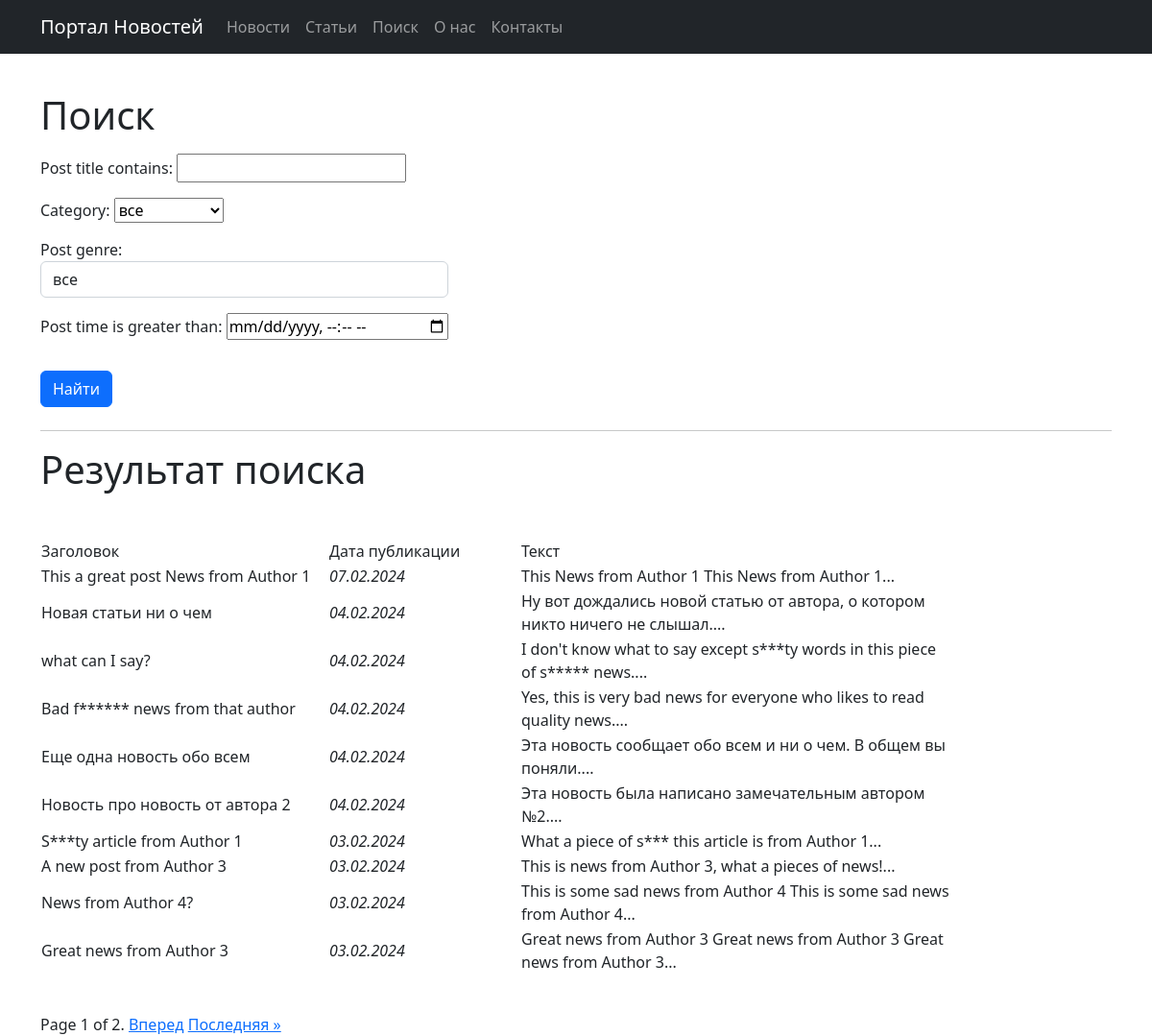
The app's page /search/ with its own data.
### news/models.py (models this page shows, shortened)
class Post(models.Model):
    article = 'AR'
    news = 'NW'
    POST_GENRE = [
        (article, 'Статья'),
        (news, 'Новость')
    ]
    author = models.ForeignKey(Author, on_delete=models.CASCADE)
    post_genre = models.CharField(max_length=2, choices=POST_GENRE)
    post_title = models.CharField(max_length=128)
    post_text = models.TextField()
    post_rating = models.IntegerField(default=0)
    post_time = models.DateTimeField(auto_now_add=True)
    category = models.ManyToManyField(Category, through='PostCategory')
    def preview(self):
        words = self.post_text.split()
        preview_text = ' '.join(words[:20])
        return f"{preview_text}..."

### news/views.py (the view)
# urls.py: path('search/', PostSearch.as_view(), name='post_search'),
class PostSearch(ListView):
    model = Post
    ordering = '-post_time'
    template_name = 'search.html'
    context_object_name = 'posts'
    paginate_by = 10
    def get_queryset(self):
        queryset = super().get_queryset()
        self.filterset = PostFilter(self.request.GET, queryset)
        return self.filterset.qs
    def get_context_data(self, **kwargs):
        context = super().get_context_data(**kwargs)
        context['time_now'] = datetime.utcnow()
        context['filterset'] = self.filterset
        return context

### news/models.py (called while the page is built)
    def __str__(self):
        return self.name

### news/templatetags/custom_filters.py (called while the page is built)
@register.filter
def format_time(value, format_string='d.m.Y'):
    return date(value, format_string)

@register.filter()
def censor(value):
    censored_value = value
    for word in censored_words:
        if len(word) > 1:
            replacement = word[0] + '*' * (len(word) - 1)
            censored_value = censored_value.replace(word.lower(), replacement.lower(), 1)
            censored_value = censored_value.replace(word.capitalize(), replacement.capitalize(), 1)
            censored_value = censored_value.replace(word.upper(), replacement.upper(), 1)
    return censored_value

### templates/search.html (shortened to what this page needs)
{% extends 'flatpages/default.html' %}
{% load custom_filters %}!
{% load custom_tags %}
{% block content %}
<p>&nbsp</p>
    <h1>Поиск</h1>
    <div class="centered-form">
        <form action="" method="get" class="left-align">
            {{ filterset.form.as_p }}
            <input type="submit" class="mt-3 btn btn-primary" value="Найти"/>
        </form>
    </div>
<hr>
   <h1>Результат поиска</h1>
<p>&nbsp</p>
   {% if posts %}
       <table>
           <tr>
               <td style="width:300px; text-align:left;">Заголовок</td>
               <td style="width:200px; text-align:left;">Дата публикации</td>
               <td style="width:450px; text-align:left;">Текст</td>
           </tr>
           {% for post in posts %}
           <tr>
               <td>{{ post.post_title|censor }}</td>
               <td><em>{{ post.post_time|format_time }}</em></td>
               <td>{{ post.preview|censor }}</td>
           </tr>
           {% endfor %}
       </table>
   {% else %}
       <h2>Новостей нет!</h2>
   {% endif %}
<p>&nbsp</p>
<div class="pagination">
    <span class="step-links">
        <span class="current">
            Page {{ page_obj.number }} of {{ page_obj.paginator.num_pages }}.
        </span>
        {% if page_obj.has_next %}
            <a href="?page={{ page_obj.next_page_number }}">Вперед</a>
            <a href="?page={{ page_obj.paginator.num_pages }}">Последняя &raquo;</a>
        {% endif %}
    </span>
</div>
{% endblock content %}

### templates/flatpages/default.html (shortened to what this page needs)
<!DOCTYPE html>
<html lang="en">
    <head>
        {% load static %}
        <link href="{% static 'css/styles.css' %}" rel="stylesheet" />
    </head>
    <body>
        <nav class="navbar navbar-expand-lg navbar-dark bg-dark static-top">
           <div class="container">
               <a class="navbar-brand">Портал Новостей</a>
               <div class="collapse navbar-collapse" id="navbarResponsive">
                   <ul class="navbar-nav ml-auto">
                       <li class="nav-item active">
                           <a class="nav-link" href="/news/">Новости</a>
                       </li>
                       <li class="nav-item active">
                           <a class="nav-link" href="/articles/">Статьи</a>
                       </li>
                       <li class="nav-item active">
                           <a class="nav-link" href="/search/">Поиск</a>
                       </li>
                       <li class="nav-item">
                           <a class="nav-link" href="/about/">О нас</a>
                       </li>
                       <li class="nav-item">
                           <a class="nav-link" href="/contact/">Контакты</a>
                       </li>
                   </ul>
               </div>
           </div>
        </nav>
        <div class="container">
            <div class="row">
                <div class="col-lg-12 text-left">
           {% block content %}{% endblock content %}
       </div>
   </div>
</div>
    </body>
</html>

### templates/search.html (style rules this page uses)
.centered-form { display: flex; align-items: center; height: 35vh; }
.left-align { text-align: left; }

### records on screen
Post: post_title|censor "This a great post News from Author 1", post_time "07.02.2024", preview|censor "This News from Author 1 This News from Author 1..."
Post: post_title|censor "Новая статьи ни о чем", post_time "04.02.2024", preview|censor "Ну вот дождались новой статью от автора, о котором никто ничего не слышал...."
Post: post_title|censor "what can I say?", post_time "04.02.2024", preview|censor "I don't know what to say except s***ty words in this piece of s***** news...."
Post: post_title|censor "Bad f****** news from that author", post_time "04.02.2024", preview|censor "Yes, this is very bad news for everyone who likes to read quality news...."
Post: post_title|censor "Еще одна новость обо всем", post_time "04.02.2024", preview|censor "Эта новость сообщает обо всем и ни о чем. В общем вы поняли...."
Post: post_title|censor "Новость про новость от автора 2", post_time "04.02.2024", preview|censor "Эта новость была написано замечательным автором №2...."
Post: post_title|censor "S***ty article from Author 1", post_time "03.02.2024", preview|censor "What a piece of s*** this article is from Author 1..."
Post: post_title|censor "A new post from Author 3", post_time "03.02.2024", preview|censor "This is news from Author 3, what a pieces of news!..."
Post: post_title|censor "News from Author 4?", post_time "03.02.2024", preview|censor "This is some sad news from Author 4 This is some sad news from Author 4..."
Post: post_title|censor "Great news from Author 3", post_time "03.02.2024", preview|censor "Great news from Author 3 Great news from Author 3 Great news from Author 3..."

### other values on screen
{{ page_obj.number }} "1"
{{ page_obj.paginator.num_pages }} "2"
